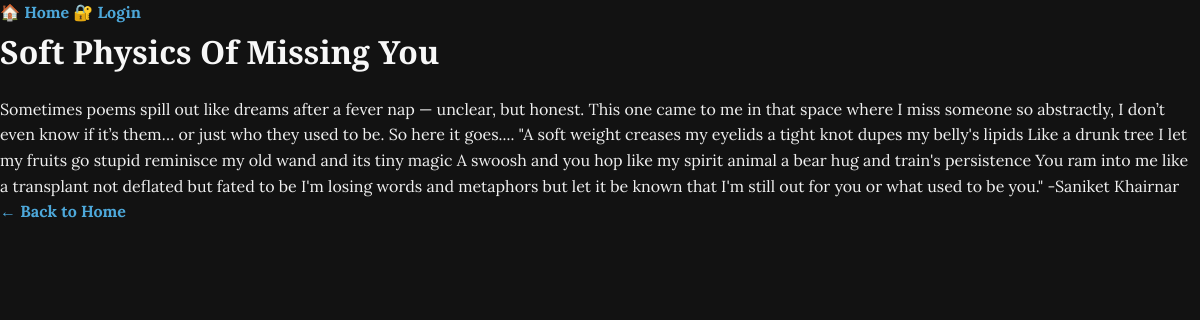
/post/1, run on the app's committed database.
### app.py (models this page shows)
class Post(db.Model):
    id = db.Column(db.Integer, primary_key=True)
    title = db.Column(db.String(100), nullable=False)
    content = db.Column(db.Text, nullable=False)

### app.py (the view)
@app.route('/post/<int:post_id>')
def post(post_id):
    post = Post.query.get_or_404(post_id)
    return render_template('post.html', post=post)

### Templates/post.html (shortened to what this page needs)
{% extends 'base.html' %}
{% block content %}
    <h1>{{ post.title }}</h1>
    <p>{{ post.content }}</p>
    <a href="{{ url_for('index') }}">← Back to Home</a>
{% endblock %}

### static/style.css (style rules this page uses)
* { margin: 0; padding: 0; box-sizing: border-box; }
body { background-color: #121212; color: #f0f0f0; font-family: 'Lora', serif; line-height: 1.6; padding: 0; margin: 0; }
h1, h2 { font-family: 'Playfair Display', serif; color: #f7f7f7; margin-bottom: 20px; }
a { color: #4da8da; text-decoration: none; font-weight: bold; }

### data on the page
Post: title "Soft Physics Of Missing You", content "Sometimes poems spill out like dreams after a fever nap — unclear, but honest. This one came to me in that space where I miss someone so abstractly, I don’t even know if it’s them… or just who they used to be. So here it goes.... \"A soft weight creases my eyelids a tight knot dupes my belly's lipids Like a drunk tree I let my fruits go stupid reminisce my old wand and its tiny magic A swoosh and you hop like my spirit animal a bear hug and train's persistence You ram into me like a transplant not deflated but fated to be I'm losing words and metaphors but let it be known that I'm still out for you or what used to be you.\" -Saniket Khairnar"
